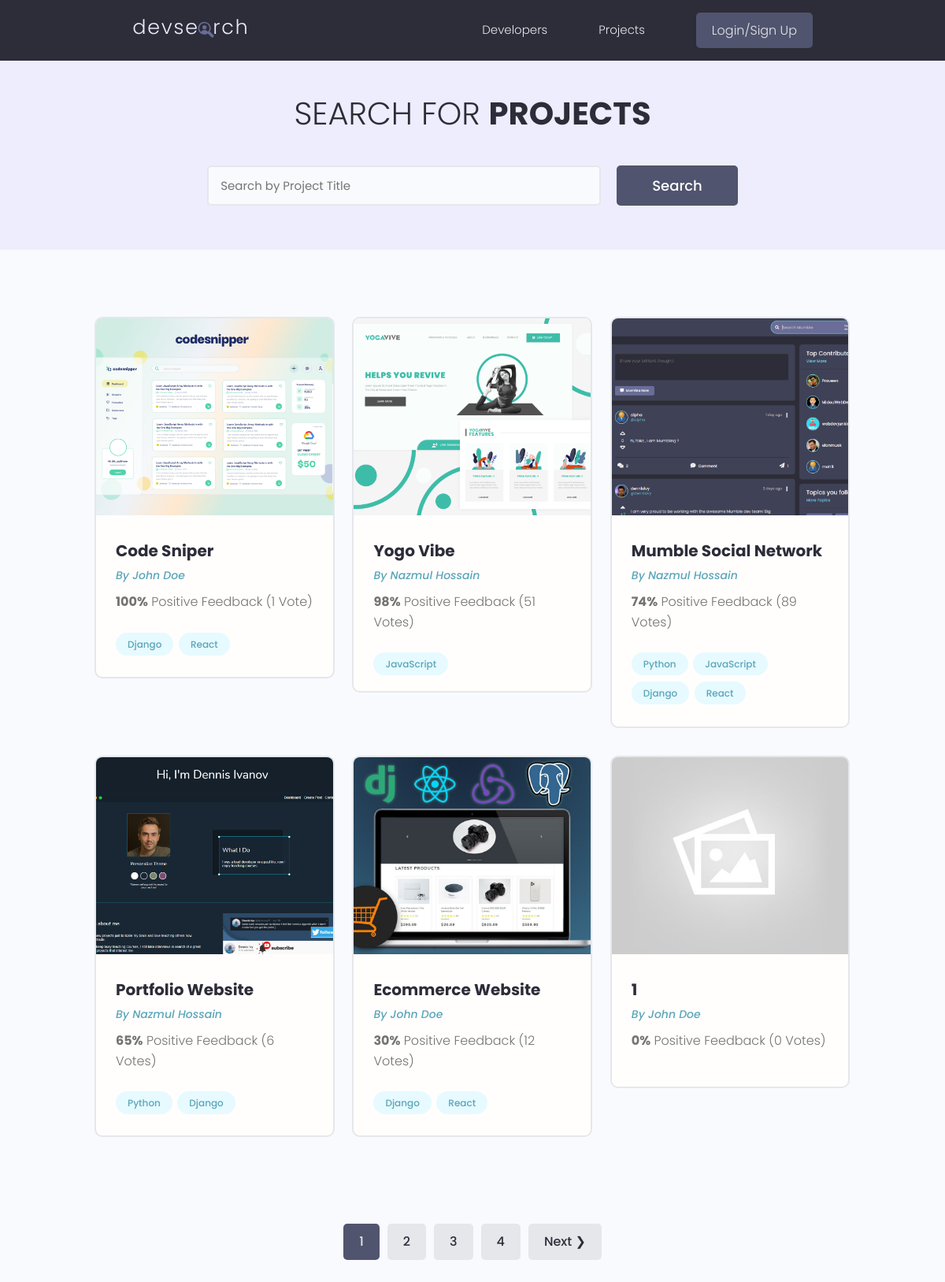
Page /projects/ on the earlier database version.
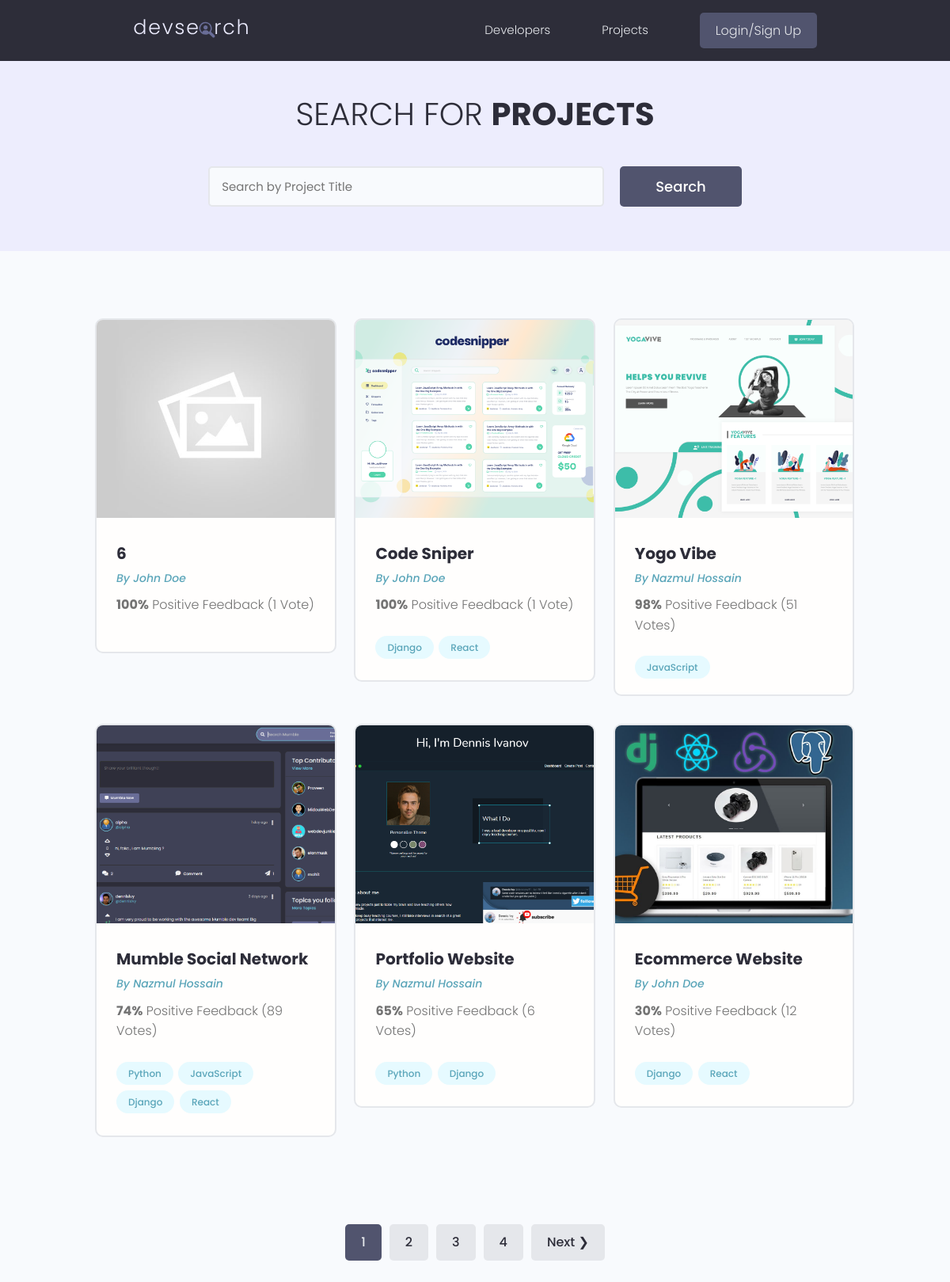
Same page on the later database version.
### projects/models.py (models this page shows, shortened)
class Project(models.Model):
    owner = models.ForeignKey(Profile, on_delete=models.SET_NULL, blank=True, null=True)
    title = models.CharField(max_length=200)
    description = models.TextField(null=True, blank=True)
    featured_image = models.ImageField(default='default.jpg', null=True, blank=True)
    demo_link = models.CharField(max_length=2000, null=True, blank=True)
    source_link = models.CharField(max_length=2000, null=True, blank=True)
    tags = models.ManyToManyField('Tag', blank=True)        # if the Tag class is under then need to set in 'Tags', if above jsut simply use Tag
    vote_total = models.IntegerField(default=0, null=True, blank=True)
    vote_ratio = models.IntegerField(default=0, null=True, blank=True)
    created = models.DateTimeField(auto_now_add=True)
    id = models.UUIDField(default=uuid.uuid4, unique=True, primary_key=True, editable=False)
    class Meta:
        ordering = ['-vote_ratio', '-vote_total', 'title']

class Tag(models.Model):
    name = models.CharField(max_length=200)
    created = models.DateTimeField(auto_now_add=True)
    id = models.UUIDField(default=uuid.uuid4, unique=True, primary_key=True, editable=False)

### user/models.py (models this page shows, shortened)
class Profile(models.Model):
    user = models.OneToOneField(User, on_delete=models.CASCADE, null=True, blank=True)
    username = models.CharField(max_length=200, null=True, blank=True)
    name = models.CharField(max_length=200, null=True, blank=True)
    email = models.EmailField(max_length=500, null=True, blank=True)
    short_intro = models.CharField(max_length=200, null=True, blank=True)
    bio = models.TextField(null=True, blank=True)
    profile_pic = models.ImageField(null=True, blank=True, upload_to='profile/', default='profile/user-default.png')
    location = models.CharField(max_length=200, null=True, blank=True)
    social_github = models.CharField(max_length=200, null=True, blank=True)
    social_twitter = models.CharField(max_length=200, null=True, blank=True)
    social_linkedin = models.CharField(max_length=200, null=True, blank=True)
    social_youtube = models.CharField(max_length=200, null=True, blank=True)
    social_facebook = models.CharField(max_length=200, null=True, blank=True)
    created = models.DateTimeField(auto_now_add=True)
    id = models.UUIDField(default=uuid.uuid4, unique=True, primary_key=True, editable=False)
    class Meta:
        ordering = ['created']

### projects/views.py (the view)
# urls.py: path('projects/', include('projects.urls')),
def projects(request):
    projects, search_query = SearchProject(request)
    paginator, projects = paginateProjects(request, projects, 6)
    context = {'projects':projects, 'search_query':search_query, 'paginator':paginator}
    return render(request, 'projects/projects.html', context)

### projects/utils.py (called while the page is built)
def paginateProjects(request, projects, objectPerPage):
    page = request.GET.get('page')
    paginator = Paginator(projects, objectPerPage)
    projects = paginator.get_page(page)
    return paginator, projects

def SearchProject(request):
    search_query = ''
    if request.GET.get('search_query'):
        search_query = request.GET.get('search_query')
    tags = Tag.objects.filter(name__icontains=search_query)
    projects = Project.objects.distinct().filter(
        Q(title__icontains = search_query) |
        Q(description__icontains = search_query) |
        Q(owner__name__icontains = search_query) |
        Q(tags__in = tags)
    )
    return projects, search_query

### projects/templates/projects/projects.html (shortened to what this page needs)
{% extends "main.html" %}
{% block content %}
{% load static %}
  <main class="projects">
    <section class="hero-section text-center">
      <div class="container container--narrow">
        <div class="hero-section__box">
          <h2>Search for <span>Projects</span></h2>
        </div>
        <div class="hero-section__search">
          <form class="form" action="{% url 'projects' %}" method="get">
            <div class="form__field">
              <input class="input input--text" id="formInput#search" type="text" name="search_query"
                value="{{search_query}}" placeholder="Search by Project Title" />
            </div>
            <input class="btn btn--sub btn--lg" type="submit" value="Search" />
          </form>
        </div>
      </div>
    </section>
    <section class="projectsList">
      <div class="container">
        <div class="grid grid--three">
        {% for project in projects %}
          <div class="column">
            <div class="card project">
              <a href="{% url 'project' project.id %}" class="project">
                <img class="project__thumbnail" src="{{project.featured_image.url}}" alt="project thumbnail" />
                <div class="card__body">
                  <h3 class="project__title">{{project.title}}</h3>
                  <p><a class="project__author" href="{% url 'user-profile' project.owner.id %}">By {{project.owner.name}}</a></p>
                  <p class="project--rating">
                    <span style="font-weight: bold;">{{project.vote_ratio}}%</span> Positive
                    Feedback ({{project.vote_total}} Vote{{project.vote_total|pluralize:"s"}})
                  </p>
                  <div class="project__tags">
                    {% for tag in project.tags.all %}
                    <span class="tag tag--pill tag--main">
                      <small>{{tag.name}}</small>
                    </span>
                    {% endfor %}
                  </div>
                </div>
              </a>
            </div>
          </div>
          {% endfor %}
        </div>
      </div>
    </section>
    {% include 'paginator.html' with queryset=projects paginator=paginator search_query=search_query%}
  </main>
{% endblock content %}

Differences in the rows shown:
no longer on this page (row unchanged): Project: featured_image (placeholder picture), title "1", owner.name "John Doe", vote_ratio "0", vote_total "0"
now on this page (row edited): Project: featured_image (placeholder picture), title "6", owner.name "John Doe", vote_ratio "100", vote_total "1"
